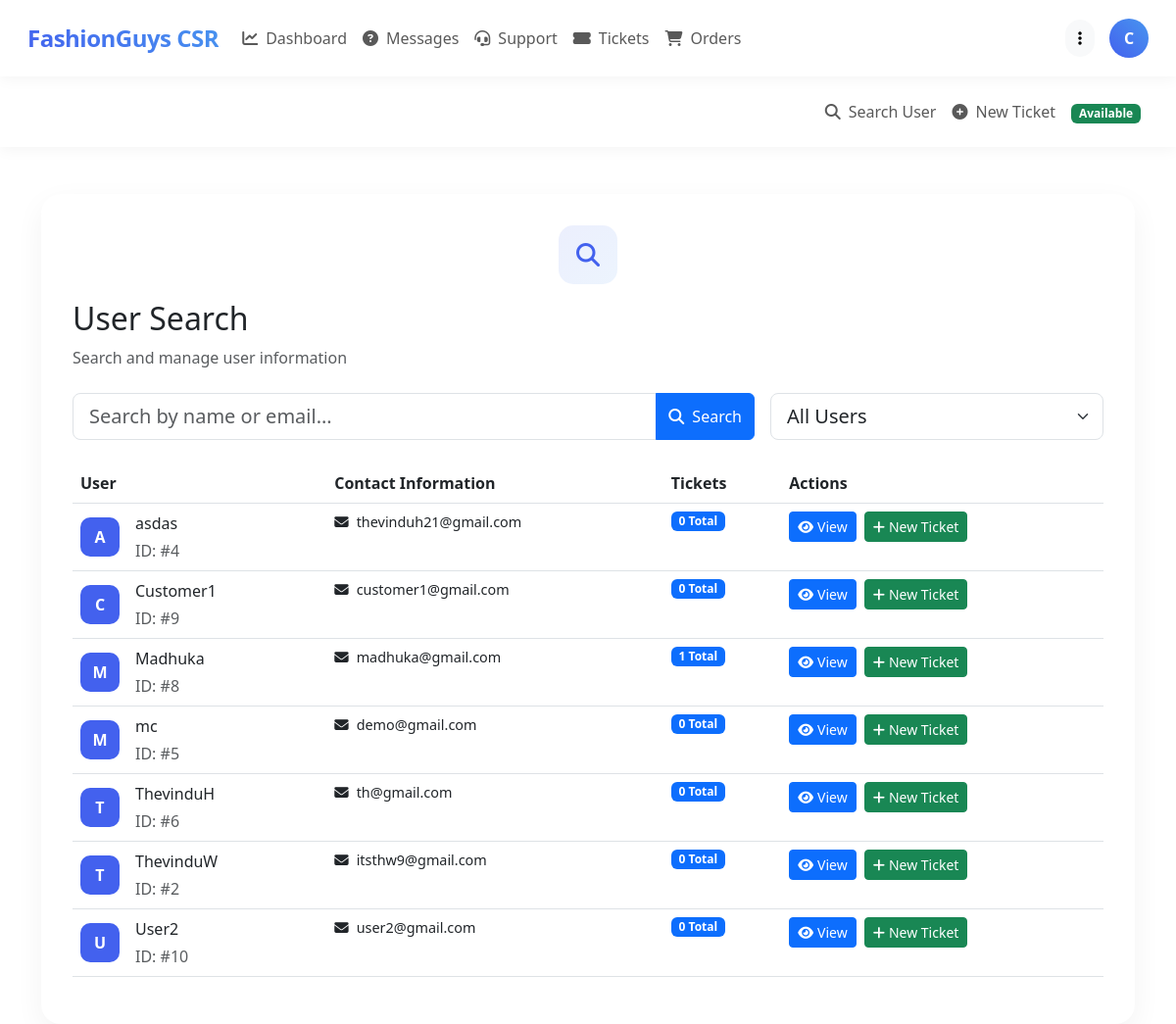
The app's page /csr/customer_search.php (signed in) with its own data.
### tables this page shows
CREATE TABLE `customer_sales_representatives` (
  `csr_id` int(10) NOT NULL,
  `name` varchar(30) NOT NULL,
  `expertise` varchar(50) NOT NULL,
  `is_available` tinyint(1) DEFAULT 1,
  `admin_id` int(10) DEFAULT NULL,
  `password` varchar(255) NOT NULL
);

CREATE TABLE `users` (
  `id` int(100) NOT NULL,
  `name` varchar(20) NOT NULL,
  `email` varchar(50) NOT NULL,
  `password` varchar(50) NOT NULL
);

### csr/customer_search.php (the view, shortened to what this page needs)
<?php
include '../components/connect.php';
$search = isset($_GET['search']) ? trim($_GET['search']) : '';
$filter = isset($_GET['filter']) ? $_GET['filter'] : 'all';
$query = "
    SELECT
        u.*,
        COUNT(DISTINCT t.ticket_id) as total_tickets,
        COUNT(DISTINCT CASE WHEN t.status IN ('pending', 'in_progress') THEN t.ticket_id END) as open_tickets
    FROM users u
    LEFT JOIN customer_support_tickets t ON u.id = t.user_id
";
$query .= " GROUP BY u.id ORDER BY u.name";
$users = $conn->prepare($query);
$users->execute();
?>
<!DOCTYPE html>
<html lang="en">
<head>
   <link href="https://cdn.jsdelivr.net/npm/bootstrap@5.3.0/dist/css/bootstrap.min.css" rel="stylesheet">
   <link rel="stylesheet" href="https://cdnjs.cloudflare.com/ajax/libs/font-awesome/6.1.1/css/all.min.css">
</head>
<body>
<?php include '../components/csr_header.php'; ?>
<section class="user-search-section mt-5">
    <div class="container">
        <div class="content-card">
            <div class="card-header mb-4">
                <div class="header-icon">
                    <i class="fas fa-search"></i>
                </div>
                <h2 class="header-title">User Search</h2>
                <p class="text-muted">Search and manage user information</p>
            </div>
            <form action="" method="GET" class="mb-4">
                <div class="row g-3">
                    <div class="col-md-8">
                        <div class="input-group">
                            <input type="text"
                                   name="search"
                                   class="form-control form-control-lg"
                                   placeholder="Search by name or email..."
                                   value="<?= htmlspecialchars($search) ?>">
                            <button type="submit" class="btn btn-primary">
                                <i class="fas fa-search me-2"></i>Search
                            </button>
                        </div>
                    </div>
                    <div class="col-md-4">
                        <select name="filter" class="form-select form-select-lg" onchange="this.form.submit()">
                            <option value="all" <?= $filter == 'all' ? 'selected' : '' ?>>All Users</option>
                        </select>
                    </div>
                </div>
            </form>
            <div class="table-responsive">
                <table class="table">
                    <thead>
                        <tr>
                            <th>User</th>
                            <th>Contact Information</th>
                            <th>Tickets</th>
                            <th>Actions</th>
                        </tr>
                    </thead>
                    <tbody>
                        <?php if($users->rowCount() > 0): ?>
                            <?php while($user = $users->fetch(PDO::FETCH_ASSOC)): ?>
                                <tr>
                                    <td>
                                        <div class="user-info">
                                            <div class="user-avatar">
                                                <?= strtoupper(substr($user['name'], 0, 1)) ?>
                                            </div>
                                            <div>
                                                <div class="user-name">
                                                    <?= htmlspecialchars($user['name']) ?>
                                                </div>
                                                <span class="user-id text-muted">
                                                    ID: #<?= $user['id'] ?>
                                                </span>
                                            </div>
                                        </div>
                                    </td>
                                    <td>
                                        <div class="contact-info">
                                            <div><i class="fas fa-envelope me-2"></i><?= htmlspecialchars($user['email']) ?></div>
                                        </div>
                                    </td>
                                    <td>
                                        <div class="ticket-stats">
                                            <span class="badge bg-primary">
                                                <?= $user['total_tickets'] ?> Total
                                            </span>
                                        </div>
                                    </td>
                                    <td>
                                        <div class="action-buttons">
                                            <a href="view_user.php?id=<?= $user['id'] ?>"
                                               class="btn btn-sm btn-primary">
                                                <i class="fas fa-eye me-1"></i>View
                                            </a>
                                            <a href="new_ticket.php?user_id=<?= $user['id'] ?>"
                                               class="btn btn-sm btn-success">
                                                <i class="fas fa-plus me-1"></i>New Ticket
                                            </a>
                                        </div>
                                    </td>
                                </tr>
                            <?php endwhile; ?>
                        <?php endif; ?>
                    </tbody>
                </table>
            </div>
        </div>
    </div>
</section>
</body>
</html>

### components/csr_header.php (shortened to what this page needs)
<nav class="navbar navbar-expand-lg modern-navbar sticky-top">
    <div class="container-fluid">
        <a class="navbar-brand" href="dashboard.php">
            FashionGuys CSR
        </a>
        <div class="collapse navbar-collapse" id="navbarContent">
            <ul class="navbar-nav me-auto mb-2 mb-lg-0">
                <li class="nav-item">
                    <a class="nav-link <?= basename($_SERVER['PHP_SELF']) == 'dashboard.php' ? 'active' : ''; ?>"
                       href="dashboard.php">
                        <i class="fas fa-chart-line me-2"></i>Dashboard
                    </a>
                </li>
                <li class="nav-item">
                    <a class="nav-link <?= basename($_SERVER['PHP_SELF']) == 'customer_inquiries.php' ? 'active' : ''; ?>"
                       href="customer_inquiries.php">
                        <i class="fas fa-question-circle me-2"></i>Messages
                    </a>
                </li>
                <li class="nav-item">
                    <a class="nav-link <?= basename($_SERVER['PHP_SELF']) == 'active_tickets.php' || basename($_SERVER['PHP_SELF']) == 'pending_tickets.php' || basename($_SERVER['PHP_SELF']) == 'resolved_tickets.php' ? 'active' : ''; ?>"
                       href="active_tickets.php">
                        <i class="fas fa-headset me-2"></i>Support
                    </a>
                </li>
                <li class="nav-item">
                    <a class="nav-link <?= basename($_SERVER['PHP_SELF']) == 'tickets.php' || basename($_SERVER['PHP_SELF']) == 'view_ticket.php' || basename($_SERVER['PHP_SELF']) == 'respond_ticket.php' ? 'active' : ''; ?>"
                       href="tickets.php">
                        <i class="fas fa-ticket-alt me-2"></i>Tickets
                    </a>
                </li>
                <li class="nav-item">
                    <a class="nav-link <?= basename($_SERVER['PHP_SELF']) == 'orders.php' ? 'active' : ''; ?>"
                       href="orders.php">
                        <i class="fas fa-shopping-cart me-2"></i>Orders
                    </a>
                </li>
            </ul>
            <?php
                $select_profile = $conn->prepare("SELECT * FROM `customer_sales_representatives` WHERE csr_id = ?");
                $select_profile->execute([$csr_id]);
                $fetch_profile = $select_profile->fetch(PDO::FETCH_ASSOC);
            ?>
            <div class="profile-section">
                <div class="dropdown">
                    <button class="btn btn-light rounded-pill" data-bs-toggle="dropdown">
                        <i class="fas fa-ellipsis-v"></i>
                    </button>
                </div>
                <div class="dropdown">
                    <div class="profile-image" role="button" data-bs-toggle="dropdown">
                        <?= strtoupper(substr($fetch_profile['name'], 0, 1)); ?>
                    </div>
                </div>
            </div>
        </div>
    </div>
</nav>
<nav class="navbar navbar-expand-lg modern-navbar">
    <div class="container-fluid">
        <div class="collapse navbar-collapse" id="secondaryNavContent">
            <ul class="navbar-nav ms-auto">
                <li class="nav-item">
                    <a class="nav-link" href="user_search.php">
                        <i class="fas fa-search me-2"></i>Search User
                    </a>
                </li>
                <li class="nav-item">
                    <a class="nav-link" href="new_ticket.php">
                        <i class="fas fa-plus-circle me-2"></i>New Ticket
                    </a>
                </li>
                <li class="nav-item">
                    <div class="nav-link">
                        <span class="badge bg-<?= $fetch_profile['is_available'] ? 'success' : 'warning' ?>">
                            <?= $fetch_profile['is_available'] ? 'Available' : 'Away' ?>
                        </span>
                    </div>
                </li>
            </ul>
        </div>
    </div>
</nav>

### components/csr_header.php (style rules this page uses)
:root { --primary-color: #005F56; --secondary-color: #005F56; --accent-color: #C0C0C0; }
.modern-navbar { background: white; padding: 1rem; box-shadow: 0 2px 15px rgba(0,0,0,0.05); }
.navbar-brand { font-size: 1.5rem; font-weight: 700; background: linear-gradient(45deg, var(--primary-color), var(--accent-color)); -webkit-background-clip: text; -webkit-text-fill-color: transparent; letter-spacing: -0.5px; }
.profile-section { display: flex; align-items: center; gap: 15px; }
.profile-image { width: 40px; height: 40px; border-radius: 50%; background: linear-gradient(45deg, var(--primary-color), var(--accent-color)); color: white; display: flex; align-items: center; justify-content: center; font-weight: 600; cursor: pointer; }

### csr/customer_search.php (style rules this page uses)
:root { --primary-color: #4361ee; --secondary-color: #3f37c9; --accent-color: #4895ef; }
.content-card { background: white; border-radius: 20px; padding: 2rem; box-shadow: 0 10px 30px rgba(0,0,0,0.05); }
.header-icon { width: 60px; height: 60px; border-radius: 15px; background: linear-gradient(135deg, rgba(67, 97, 238, 0.1), rgba(72, 149, 239, 0.1)); color: var(--primary-color); display: flex; align-items: center; justify-content: center; font-size: 1.5rem; margin: 0 auto 1rem; }
.user-info { display: flex; align-items: center; gap: 1rem; }
.user-avatar { width: 40px; height: 40px; border-radius: 10px; background: var(--primary-color); color: white; display: flex; align-items: center; justify-content: center; font-weight: 600; }
.user-name { font-weight: 500; margin-bottom: 0.25rem; }
.contact-info { font-size: 0.9rem; }
.ticket-stats { display: flex; gap: 0.5rem; }
.action-buttons { display: flex; gap: 0.5rem; }

### records on screen
customer_sales_representatives: name "C"
users: name "A", name "asdas", id "4", email "thevinduh21@gmail.com", total_tickets "0"
users: name "C", name "Customer1", id "9", email "customer1@gmail.com", total_tickets "0"
users: name "M", name "Madhuka", id "8", email "madhuka@gmail.com", total_tickets "1"
users: name "M", name "mc", id "5", email "demo@gmail.com", total_tickets "0"
users: name "T", name "ThevinduH", id "6", email "th@gmail.com", total_tickets "0"
users: name "T", name "ThevinduW", id "2", email "itsthw9@gmail.com", total_tickets "0"
users: name "U", name "User2", id "10", email "user2@gmail.com", total_tickets "0"
